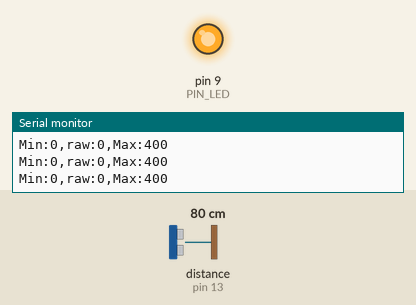
Simulated run of this sketch. Board: Arduino Uno, built with avr-gcc and run on an emulated ATmega328P. Parts: output pins drawn as LEDs (lit = HIGH), the last lines printed to the serial monitor. Wiring (inferred from the names in the program): ultrasonic range finder: trigger pin 12; echo pin 13. The inputs (shaded band) are chosen by the test bench; at power-on: distance to the obstacle (sensor on pin 13) 80 cm. The echo pulse lasts 58.3 µs per cm; pins used as bus, display or sensor lines are not drawn.

Above: at 1.2 s.
1.3 s: distance to the obstacle (sensor on pin 13) set to 34 cm
2.8 s: distance to the obstacle (sensor on pin 13) set to 30 cm
At 3.9 s:
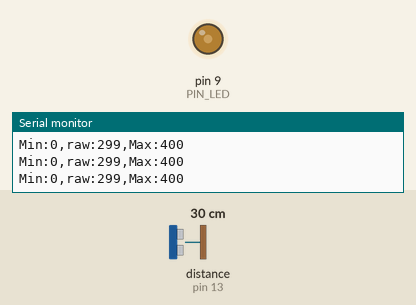
4.3 s: distance to the obstacle (sensor on pin 13) set to 18 cm
At 5.0 s:
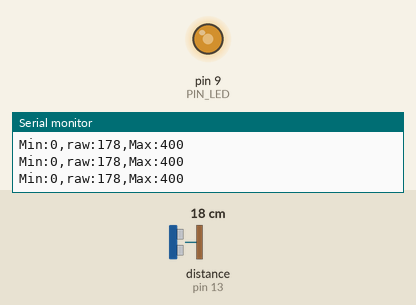
Timing chart, 0 to 7.3 s (numbered marks = the images above; inputs shaded):
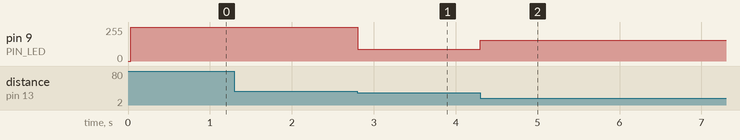

The sketch:

08P20.ino.ino
```cpp
#define PIN_LED 9
#define PIN_TRIG 12
#define PIN_ECHO 13

#define SND_VEL 346.0 // sound velocity at 24 celsius degree (unit: m/s)
#define INTERVAL 25 // sampling interval (unit: ms)
#define _DIST_MIN 100 // minimum distance to be measured (unit: mm)
#define _DIST_MAX 300 // maximum distance to be measured (unit: mm)

float timeout; // unit: us
int dist_min, dist_max; // unit: mm
int dist_raw;
unsigned long last_sampling_time; // unit: ms
float scale; // used for pulse duration to distance conversion
int val = 0;
int val1 =0 ;
float value = 0.0;

void setup() {
  pinMode(PIN_LED,OUTPUT);
  pinMode(PIN_TRIG,OUTPUT);
  digitalWrite(PIN_TRIG, LOW);
  pinMode(PIN_ECHO,INPUT);

  dist_min = _DIST_MIN;
  dist_max = _DIST_MAX;
  timeout = (INTERVAL / 2) * 1000.0; // precalculate pulseIn() timeout value. (unit: us)
  dist_raw = 0; // raw distance output from USS (unit: mm)
  scale = 0.001 * 0.5 * SND_VEL;

  Serial.begin(57600);

  last_sampling_time = 0;
}

void loop() {
// wait until next sampling time.
// millis() returns the number of milliseconds since the program started. Will overflow after 50 days.
  if(millis() < last_sampling_time + INTERVAL) return;

// get a distance reading from the USS
  dist_raw = USS_measure(PIN_TRIG,PIN_ECHO);

// output the read value to the serial port
  Serial.print("Min:0,");
  Serial.print("raw:");
  Serial.print(dist_raw);
  Serial.print(",");
  Serial.println("Max:400");

// turn on the LED if the distance is between dist_min and dist_max
  if ( 100 < dist_raw < 300) {
    val = (51/20)*dist_raw - 510;
    if (val < 0){
      val *= -1;
    }
    analogWrite(PIN_LED,val);
  }
  else if (100 >= dist_raw || dist_raw >= 300){
    analogWrite(PIN_LED,255);
  }

  else {
    analogWrite(PIN_LED, 255);
  }

 value = dist_raw;

  last_sampling_time += INTERVAL;
}

float USS_measure(int TRIG, int ECHO)
{
  float reading;
  digitalWrite(TRIG, HIGH);
  delayMicroseconds(10);
  digitalWrite(TRIG, LOW);
  reading = pulseIn(ECHO, HIGH, timeout) * scale; // unit: mm
  if(reading < dist_min || reading > dist_max) reading = value; // return 0 when out of range.
  return reading;
 }
```

Measured:
- the behaviour switches between 31 and 30 cm on distance to the obstacle (sensor on pin 13) (found by bisection; images 0 and 1)
- after the input at 2.8 s, pin 9 (PIN_LED): 255/255 → 88/255 at once
- after the input at 4.3 s, pin 9 (PIN_LED): 88/255 → 154/255 at once
